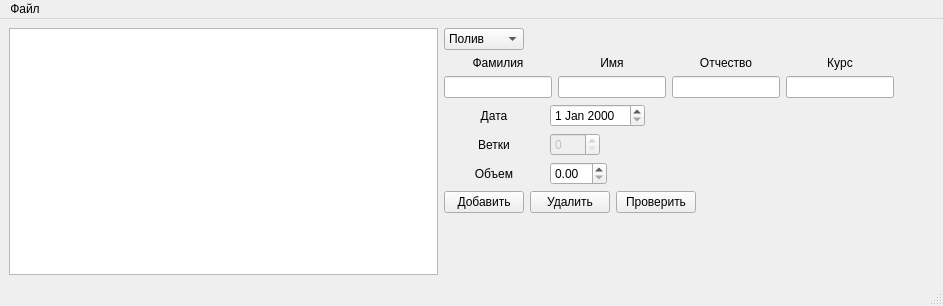
<?xml version="1.0" encoding="UTF-8"?>
<ui version="4.0">
 <class>MainWindow</class>
 <widget class="QMainWindow" name="MainWindow">
  <property name="geometry">
   <rect>
    <x>0</x>
    <y>0</y>
    <width>943</width>
    <height>306</height>
   </rect>
  </property>
  <property name="minimumSize">
   <size>
    <width>500</width>
    <height>0</height>
   </size>
  </property>
  <property name="windowTitle">
   <string>Записи об уходе за деревом</string>
  </property>
  <widget class="QWidget" name="centralwidget">
   <layout class="QHBoxLayout" name="horizontalLayout_8">
    <item>
     <layout class="QHBoxLayout" name="horizontalLayout_7">
      <item>
       <widget class="QListWidget" name="listRecords">
        <property name="minimumSize">
         <size>
          <width>250</width>
          <height>200</height>
         </size>
        </property>
       </widget>
      </item>
      <item>
       <layout class="QVBoxLayout" name="verticalLayout_2">
        <item>
         <layout class="QHBoxLayout" name="horizontalLayout_6">
          <item>
           <widget class="QComboBox" name="recordType">
            <property name="minimumSize">
             <size>
              <width>80</width>
              <height>0</height>
             </size>
            </property>
            <item>
             <property name="text">
              <string>Полив</string>
             </property>
            </item>
            <item>
             <property name="text">
              <string>Ветки</string>
             </property>
            </item>
           </widget>
          </item>
          <item>
           <spacer name="horizontalSpacer">
            <property name="orientation">
             <enum>Qt::Horizontal</enum>
            </property>
            <property name="sizeHint" stdset="0">
             <size>
              <width>40</width>
              <height>20</height>
             </size>
            </property>
           </spacer>
          </item>
         </layout>
        </item>
        <item>
         <layout class="QVBoxLayout" name="verticalLayout">
          <item>
           <layout class="QHBoxLayout" name="horizontalLayout">
            <item>
             <layout class="QVBoxLayout" name="verticalLayout_3">
              <item>
               <widget class="QLabel" name="lastName">
                <property name="minimumSize">
                 <size>
                  <width>100</width>
                  <height>0</height>
                 </size>
                </property>
                <property name="layoutDirection">
                 <enum>Qt::LeftToRight</enum>
                </property>
                <property name="text">
                 <string>Фамилия</string>
                </property>
                <property name="alignment">
                 <set>Qt::AlignCenter</set>
                </property>
               </widget>
              </item>
              <item>
               <widget class="QLineEdit" name="lastNameLine"/>
              </item>
             </layout>
            </item>
            <item>
             <layout class="QVBoxLayout" name="verticalLayout_8">
              <item>
               <widget class="QLabel" name="firstName">
                <property name="text">
                 <string>Имя</string>
                </property>
                <property name="alignment">
                 <set>Qt::AlignCenter</set>
                </property>
               </widget>
              </item>
              <item>
               <widget class="QLineEdit" name="firstNameLine"/>
              </item>
             </layout>
            </item>
            <item>
             <layout class="QVBoxLayout" name="verticalLayout_7">
              <item>
               <widget class="QLabel" name="middleName">
                <property name="text">
                 <string>Отчество</string>
                </property>
                <property name="alignment">
                 <set>Qt::AlignCenter</set>
                </property>
               </widget>
              </item>
              <item>
               <widget class="QLineEdit" name="middleNameLine"/>
              </item>
             </layout>
            </item>
            <item>
             <layout class="QVBoxLayout" name="verticalLayout_6">
              <property name="spacing">
               <number>6</number>
              </property>
              <item>
               <widget class="QLabel" name="course">
                <property name="text">
                 <string>Курс</string>
                </property>
                <property name="alignment">
                 <set>Qt::AlignCenter</set>
                </property>
               </widget>
              </item>
              <item>
               <widget class="QLineEdit" name="courseLine"/>
              </item>
             </layout>
            </item>
            <item>
             <spacer name="horizontalSpacer_5">
              <property name="orientation">
               <enum>Qt::Horizontal</enum>
              </property>
              <property name="sizeHint" stdset="0">
               <size>
                <width>40</width>
                <height>20</height>
               </size>
              </property>
             </spacer>
            </item>
           </layout>
          </item>
          <item>
           <layout class="QHBoxLayout" name="horizontalLayout_2">
            <item>
             <widget class="QLabel" name="label_2">
              <property name="minimumSize">
               <size>
                <width>100</width>
                <height>0</height>
               </size>
              </property>
              <property name="layoutDirection">
               <enum>Qt::LeftToRight</enum>
              </property>
              <property name="text">
               <string>Дата</string>
              </property>
              <property name="alignment">
               <set>Qt::AlignCenter</set>
              </property>
             </widget>
            </item>
            <item>
             <widget class="QDateEdit" name="dateEdit">
              <property name="minimumSize">
               <size>
                <width>0</width>
                <height>0</height>
               </size>
              </property>
             </widget>
            </item>
            <item>
             <spacer name="horizontalSpacer_2">
              <property name="orientation">
               <enum>Qt::Horizontal</enum>
              </property>
              <property name="sizeHint" stdset="0">
               <size>
                <width>40</width>
                <height>20</height>
               </size>
              </property>
             </spacer>
            </item>
           </layout>
          </item>
          <item>
           <layout class="QHBoxLayout" name="horizontalLayout_3">
            <item>
             <widget class="QLabel" name="label_3">
              <property name="minimumSize">
               <size>
                <width>100</width>
                <height>0</height>
               </size>
              </property>
              <property name="layoutDirection">
               <enum>Qt::LeftToRight</enum>
              </property>
              <property name="text">
               <string>Ветки</string>
              </property>
              <property name="alignment">
               <set>Qt::AlignCenter</set>
              </property>
             </widget>
            </item>
            <item>
             <widget class="QSpinBox" name="branchSpin">
              <property name="enabled">
               <bool>false</bool>
              </property>
              <property name="minimumSize">
               <size>
                <width>50</width>
                <height>0</height>
               </size>
              </property>
             </widget>
            </item>
            <item>
             <spacer name="horizontalSpacer_3">
              <property name="orientation">
               <enum>Qt::Horizontal</enum>
              </property>
              <property name="sizeHint" stdset="0">
               <size>
                <width>40</width>
                <height>20</height>
               </size>
              </property>
             </spacer>
            </item>
           </layout>
          </item>
          <item>
           <layout class="QHBoxLayout" name="horizontalLayout_4">
            <item>
             <widget class="QLabel" name="label_4">
              <property name="minimumSize">
               <size>
                <width>100</width>
                <height>0</height>
               </size>
              </property>
              <property name="layoutDirection">
               <enum>Qt::LeftToRight</enum>
              </property>
              <property name="text">
               <string>Объем</string>
              </property>
              <property name="alignment">
               <set>Qt::AlignCenter</set>
              </property>
             </widget>
            </item>
            <item>
             <widget class="QDoubleSpinBox" name="doubleVolumeBox"/>
            </item>
            <item>
             <spacer name="horizontalSpacer_4">
              <property name="orientation">
               <enum>Qt::Horizontal</enum>
              </property>
              <property name="sizeHint" stdset="0">
               <size>
                <width>40</width>
                <height>20</height>
               </size>
              </property>
             </spacer>
            </item>
           </layout>
          </item>
         </layout>
        </item>
        <item>
         <layout class="QHBoxLayout" name="horizontalLayout_5">
          <item>
           <widget class="QPushButton" name="addButton">
            <property name="text">
             <string>Добавить</string>
            </property>
           </widget>
          </item>
          <item>
           <widget class="QPushButton" name="deleteButton">
            <property name="text">
             <string>Удалить</string>
            </property>
           </widget>
          </item>
          <item>
           <widget class="QPushButton" name="checkButton">
            <property name="text">
             <string>Проверить</string>
            </property>
           </widget>
          </item>
          <item>
           <spacer name="horizontalSpacer_6">
            <property name="orientation">
             <enum>Qt::Horizontal</enum>
            </property>
            <property name="sizeHint" stdset="0">
             <size>
              <width>40</width>
              <height>20</height>
             </size>
            </property>
           </spacer>
          </item>
         </layout>
        </item>
        <item>
         <spacer name="verticalSpacer_2">
          <property name="orientation">
           <enum>Qt::Vertical</enum>
          </property>
          <property name="sizeHint" stdset="0">
           <size>
            <width>20</width>
            <height>40</height>
           </size>
          </property>
         </spacer>
        </item>
       </layout>
      </item>
     </layout>
    </item>
   </layout>
  </widget>
  <widget class="QMenuBar" name="menubar">
   <property name="geometry">
    <rect>
     <x>0</x>
     <y>0</y>
     <width>943</width>
     <height>21</height>
    </rect>
   </property>
   <widget class="QMenu" name="menu">
    <property name="title">
     <string>Файл</string>
    </property>
    <addaction name="open"/>
    <addaction name="save"/>
    <addaction name="close"/>
   </widget>
   <addaction name="menu"/>
  </widget>
  <widget class="QStatusBar" name="statusbar"/>
  <action name="open">
   <property name="text">
    <string>Открыть</string>
   </property>
  </action>
  <action name="save">
   <property name="text">
    <string>Сохранить</string>
   </property>
  </action>
  <action name="close">
   <property name="text">
    <string>Закрыть</string>
   </property>
  </action>
 </widget>
 <resources/>
 <connections>
  <connection>
   <sender>close</sender>
   <signal>triggered()</signal>
   <receiver>MainWindow</receiver>
   <slot>close()</slot>
   <hints>
    <hint type="sourcelabel">
     <x>-1</x>
     <y>-1</y>
    </hint>
    <hint type="destinationlabel">
     <x>437</x>
     <y>216</y>
    </hint>
   </hints>
  </connection>
 </connections>
</ui>
